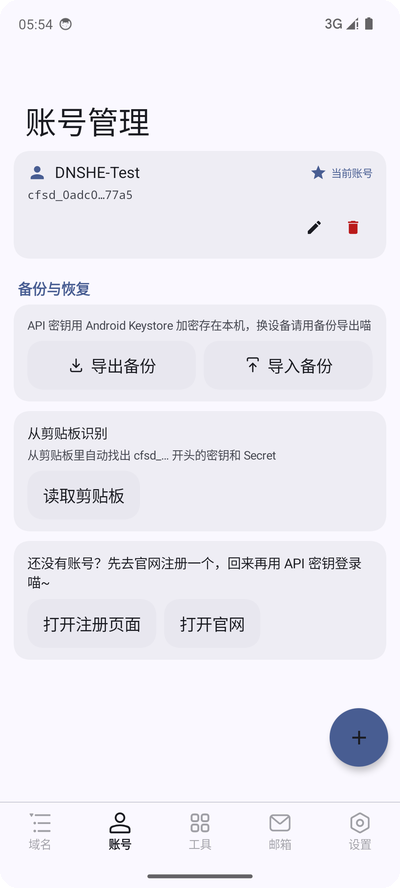
#> input picture site/assets/shots/android-accounts.png, 400 x 888 px, given in place of 1790688205101.png, which was not available
$ python prepare_assets.py
#> lines starting #> are read from the running program, lines starting #| are printed output that depends on the picture; pictures that were not available may be replaced by others from this repository, and a replacement may not be noted
"""整理官网素材：截图缩放、logo 生成、下载文件就位。"""
import os
import shutil
from PIL import Image, ImageDraw

SITE = r"D:\dnshe-site"
SHOTS = os.path.join(SITE, "assets", "shots")
os.makedirs(SHOTS, exist_ok=True)

# ---------- 1. 安卓截图 ----------
AND_SRC = r"D:\dnshe\screens"
AND_MAP = {
    "60-domain-list-external.png": "android-domains.png",
    "14-dns-records.png":          "android-records.png",
    "26-tools.png":                "android-tools.png",
    "57-root-picker-external.png": "android-roots.png",
    "31-upgrade.png":              "android-upgrade.png",
    "28-keys.png":                 "android-keys.png",
}

for src, dst in AND_MAP.items():
    p = os.path.join(AND_SRC, src)
    if not os.path.exists(p):
        print("  [缺]", src)
        continue
    img = Image.open(p).convert("RGB")
    w, h = img.size
    target_w = 400
    img = img.resize((target_w, int(h * target_w / w)), Image.LANCZOS)
    out = os.path.join(SHOTS, dst)
    img.save(out, "PNG", optimize=True)
    print(f"  {dst:<28} {img.size}  {os.path.getsize(out)//1024} KB")

# ---------- 2. PC 窗口截图 ----------
PC_MAP = {
    os.path.join(SITE, "raw", "pc-app.png"):       "pc-app.png",
    os.path.join(SITE, "raw", "pc-installer.png"): "pc-installer.png",
}
for src, dst in PC_MAP.items():
    if not os.path.exists(src):
        print("  [缺]", src)
        continue
    img = Image.open(src).convert("RGB")
    w, h = img.size
    target_w = 1100
    img = img.resize((target_w, int(h * target_w / w)), Image.LANCZOS)
    out = os.path.join(SHOTS, dst)
    img.save(out, "PNG", optimize=True)
    print(f"  {dst:<28} {img.size}  {os.path.getsize(out)//1024} KB")

# ---------- 3. Logo（从原始图裁切） ----------
SRC = r"C:\Users\mynlp\Downloads\1790688205101.png"
base = Image.open(SRC).convert("RGBA")
#> base is the input picture: PIL image 400x888 RGBA; mean R, G, B, A 237.3, 236, 243.4, 254.8
cx, cy, half = 396, 402, 350
base = base.crop((cx - half, cy - half, cx + half, cy + half))
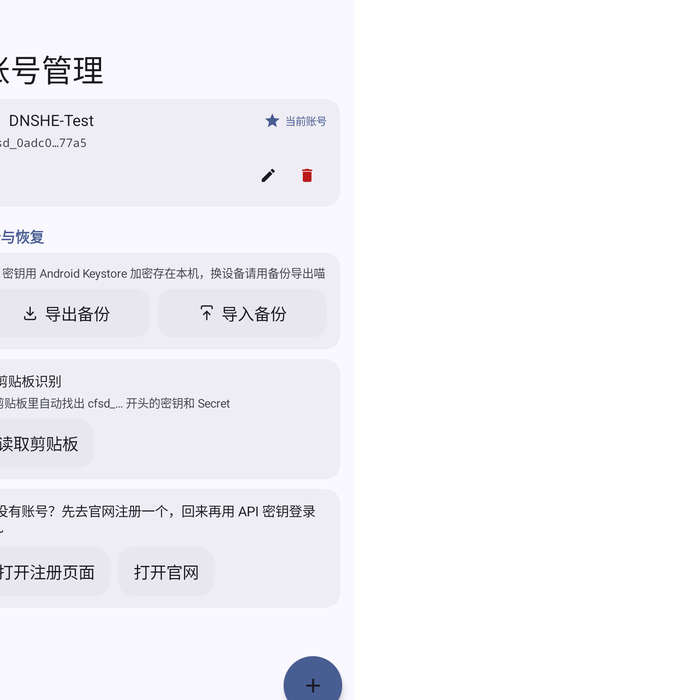
#> base: PIL image 700x700 RGBA; mean R, G, B, A 118.8, 118.3, 122.1, 129; transparent parts drawn white


def rounded(img, size, ratio=0.26):
    out = Image.new("RGBA", (size, size), (0, 0, 0, 0))
    art = img.resize((size, size), Image.LANCZOS)
    mask = Image.new("L", (size, size), 0)
    ImageDraw.Draw(mask).rounded_rectangle([0, 0, size - 1, size - 1],
                                           radius=max(1, int(size * ratio)), fill=255)
    out.paste(art, (0, 0), mask)
    return out


for size, name in ((64, "logo-64.png"), (128, "logo-128.png"), (256, "logo-256.png")):
    out = os.path.join(SITE, "assets", name)
    rounded(base, size).save(out, "PNG", optimize=True)
    print(f"  {name:<28} {size}x{size}  {os.path.getsize(out)//1024} KB")
#> this loop made 3 passes
#> pass 1, in rounded, `art = img.resize((size, size), Image.LANCZOS)`:
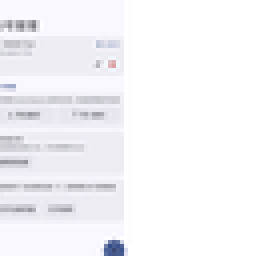
#> art: PIL image 64x64 RGBA (shown 4 times larger); mean R, G, B, A 125.4, 124.8, 128.6, 129; transparent parts drawn white
#> pass 1, `rounded(base, size).save(out, "PNG", optimize=True)`:
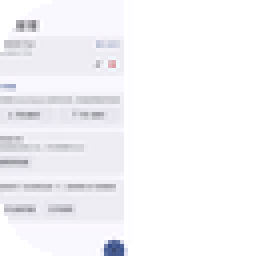
#> saved as logo-64.png: PIL image 64x64 RGBA (shown 4 times larger); mean R, G, B, A 118.2, 117.7, 121.2, 121.4; transparent parts drawn white

# ---------- 4. 下载文件 ----------
DL = os.path.join(SITE, "downloads")
os.makedirs(DL, exist_ok=True)
DOWNLOADS = [
    (r"D:\dnshe\dist\雫的域名盒-Android-v1.1.1.apk",
     "ShizukuDomainBox-Android-v1.1.1.apk"),
    (r"D:\dnshe-pc\dist\ShizukuDomainBox-Setup-v1.0.0.exe",
     "ShizukuDomainBox-Setup-v1.0.0.exe"),
]
for src, dst in DOWNLOADS:
    if os.path.exists(src):
        shutil.copy2(src, os.path.join(DL, dst))
        print(f"  {dst:<44} {os.path.getsize(os.path.join(DL, dst))//1024//1024} MB")
    else:
        print("  [缺]", src)

print("\n素材整理完成")
